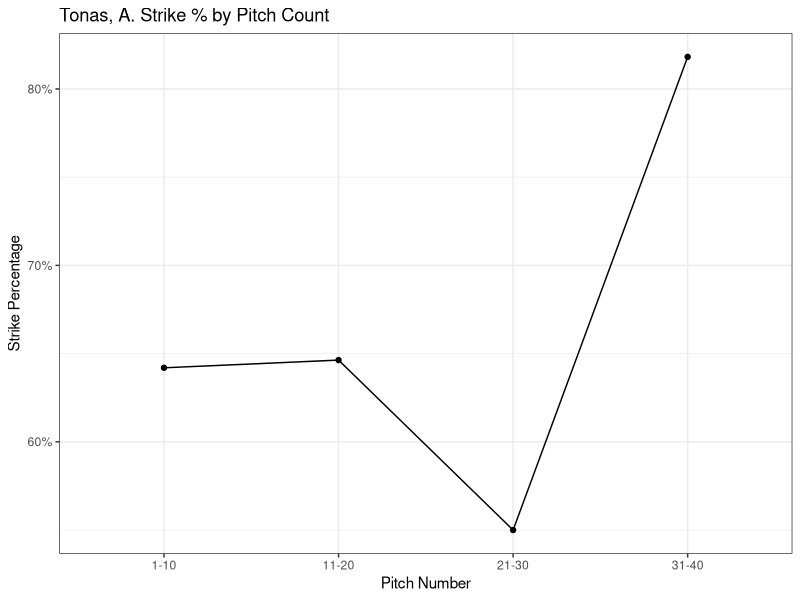
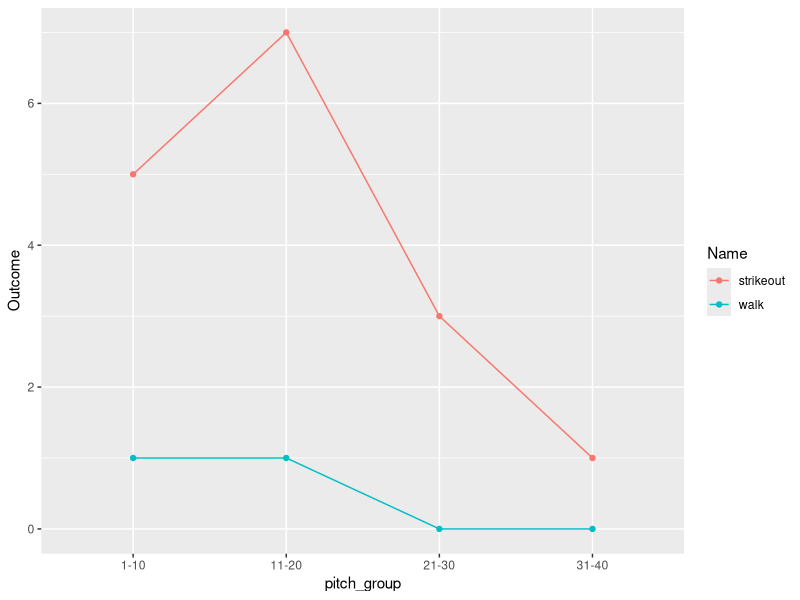

The R script that drew these images, in order: (Note: this script raises an error after producing the figures.)
#source("Kishor import.R")
library(tidyverse)

d <- read_csv("../data/tonas_clean.csv")

#Strike % by pitch count

d <- d %>% 
	mutate(
		strike = case_when(
			pitch_result %in% c("Strike Swinging", "Strike Taken", "Foul", "BIP") ~ 1,
			TRUE ~ 0
		)) %>% 
		group_by(outing_id) %>% 
	mutate(
		pitch_num_by_outing = row_number()) %>% 
	ungroup() %>% 
	mutate(
		pitch_group_by_ten = (pitch_num_by_outing %/% 10) + 1,
		pg_b = pitch_group_by_ten * 10,
		pg_a = pg_b - 9,
		pitch_group = str_c(pg_a, pg_b, sep = "-")
		)

dd <- d %>% 
	group_by(pitch_group) %>% 
	summarize(
		strike_pct = mean(strike),
		count = n(),
	)

pitcher <- unique(d$pitcher)

ggplot(dd) +
	geom_point(aes(x = pitch_group, y = strike_pct)) +
	geom_line(aes(x = pitch_group, y = strike_pct, group = 1)) +
	scale_y_continuous(labels = scales::percent) +
	labs(title = paste(pitcher, "Strike % by Pitch Count"), y = "Strike Percentage", x = "Pitch Number") +
	theme_bw()


#Ks and BBs by pitch count

d <- d %>% 
  mutate(
    strikeout = case_when(
      non_bip_result %in% c("Strikeout") ~ 1,
      TRUE ~ 0
    )) %>% 
  mutate(
    walk = case_when(
      non_bip_result %in% c("Walk") ~ 1,
      TRUE ~ 0
    ))


dk <- d %>% 
  group_by(pitch_group) %>% 
  summarize(
    Outcome = sum(strikeout),
    Name = "strikeout"
  )

dbb <- d %>% 
  group_by(pitch_group) %>% 
  summarize(
    Outcome = sum(walk),
    Name = "walk"
  ) 

ddd <- rbind(dk, dbb)

ggplot(ddd, aes(x = pitch_group, y = Outcome, group = Name, color = Name)) +
  geom_point() +
  geom_line()
			



# Batting Average Aggregation ---------------------------------------------

d_ba <- d %>% 
    group_by(outing_id, pa_id) %>% 
    summarize(no_result = sum(!is.na(bip_result)) + sum(!is.na(non_bip_result)))

assertthat::assert_that(all(d_ba$no_result == 1))
# fix later


d_ba <- d %>% 
    filter(!is.na(bip_result) | !is.na(non_bip_result)) %>% 
    group_by(pitch_group, outing_id, pa_id) %>% 
    summarize(
        pa_outcome = if_else(!is.na(bip_result), bip_result, non_bip_result)
    ) %>% 
    mutate( # this is what changes for slugging and OBP
        ba_bin = case_when(
            pa_outcome %in% c(
                "Single",
                "Double",
                "Home Run"
            ) ~ 1,
            pa_outcome %in% c(
                "Flyout",
                "Strikeout",
                "Groundout",
                "Lineout",
                "Lined Into Double Play"
            ) ~ 0,
            pa_outcome == "Walk" ~ NA_real_,
            TRUE ~ NA_real_
            # do this for all
        )
    )

d_ba_collapsed <- d_ba %>% 
    group_by(pitch_group) %>% 
    summarize(
        mean_ba = mean(ba_bin, na.rm = T)
    )


# Slugging Percentage Aggregation --------------------------------------------------------------------

d_slg <- d %>% 
  group_by(outing_id, pa_id) %>% 
  summarize(no_result = sum(!is.na(bip_result)) + sum(!is.na(non_bip_result)))

assertthat::assert_that(all(d_ba$no_result == 1))
# fix later


d_slg <- d %>% 
  filter(!is.na(bip_result) | !is.na(non_bip_result)) %>% 
  group_by(pitch_group, outing_id, pa_id) %>% 
  summarize(
    pa_outcome = if_else(!is.na(bip_result), bip_result, non_bip_result)
  ) %>% 
  mutate( # this is what changes for slugging and OBP
    slg_bin = case_when(
      pa_outcome %in% c("Single") ~ 1,
      pa_outcome %in% c("Double") ~ 2,
      pa_outcome %in% c("Triple") ~ 3,
      pa_outcome %in% c("Home Run") ~ 4,
      pa_outcome %in% "Walk" ~ NA_real_,
      TRUE ~ NA_real_
      # do this for all
    )
  )

d_slg_collapsed <- d_slg %>% 
  group_by(pitch_group) %>% 
  summarize(
    mean_ba = mean(slg_bin, na.rm = T)
  )
